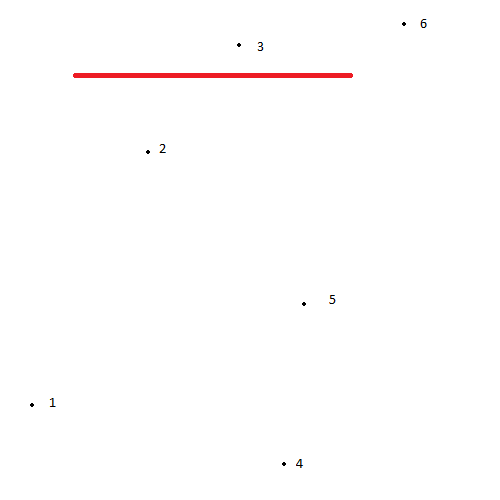
#> input picture coordinates_conversion/package_analyzed.png, 500 x 500 px
$ python hsvcontrol.py
#> lines starting #> are read from the running program, lines starting #| are printed output that depends on the picture; after the words box and inside, x2 and y2 are one past the last pixel; in counts of white or black regions, pixels touching at a corner belong together
# -*- coding: cp1252 -*-
import cv2
import numpy as np
import time


def nothing(x):
    pass

# Create a black image, a window
img = cv2.imread('package_analyzed.png')
#> img is the input picture: shape (500, 500, 3); mean B, G, R 253.6, 253.5, 254.7
cv2.namedWindow('image')

# create trackbars for color change
cv2.createTrackbar('H_low','image',0,180,nothing)
#> slider 'H_low' is set to 36
cv2.createTrackbar('S_low','image',0,255,nothing)
#> slider 'S_low' is set to 51
cv2.createTrackbar('V_low','image',0,255,nothing)
#> slider 'V_low' is set to 51

cv2.createTrackbar('H_high','image',0,180,nothing)
#> slider 'H_high' is set to 180
cv2.createTrackbar('S_high','image',0,255,nothing)
#> slider 'S_high' is set to 255
cv2.createTrackbar('V_high','image',0,255,nothing)
#> slider 'V_high' is set to 255

date_string=time.strftime("%Y%m%d_%H%M.png")
# Convert BGR to HSV
hsv = cv2.cvtColor(img, cv2.COLOR_BGR2HSV)
#> hsv: shape (500, 500, 3); mean H, S, V 1, 1.4, 254.7
while(1):
    cv2.imshow('image',img)
    k = cv2.waitKey(1) & 0xFF
#> (key Esc is pressed here)


    # get current positions of four trackbars
    h_low = cv2.getTrackbarPos('H_low','image')
    s_low = cv2.getTrackbarPos('S_low','image')
    v_low = cv2.getTrackbarPos('V_low','image')

    h_high = cv2.getTrackbarPos('H_high','image')
    s_high = cv2.getTrackbarPos('S_high','image')
    v_high = cv2.getTrackbarPos('V_high','image')


    lower = np.array([h_low,s_low,v_low])
    upper = np.array([h_high,s_high,v_high])

    # Threshold the HSV image to get only blue colors
    mask = cv2.inRange(hsv, lower, upper)
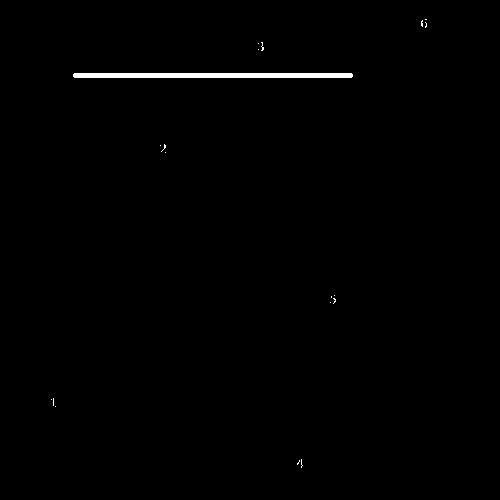
#> mask: shape (500, 500); 0.59% white; 19 white regions (18 under 20 px), largest, box (x1, y1, x2, y2) and area: (73, 73, 353, 78) 1396

    # Bitwise-AND mask and original image
    res = cv2.bitwise_and(img,img, mask= mask)

    cv2.imshow('img',img)
    cv2.imshow('mask',mask)
    cv2.imshow('res',res)

    if k == 27:
        file = date_string
        cv2.imwrite(file,res)
        break

cv2.destroyAllWindows()
